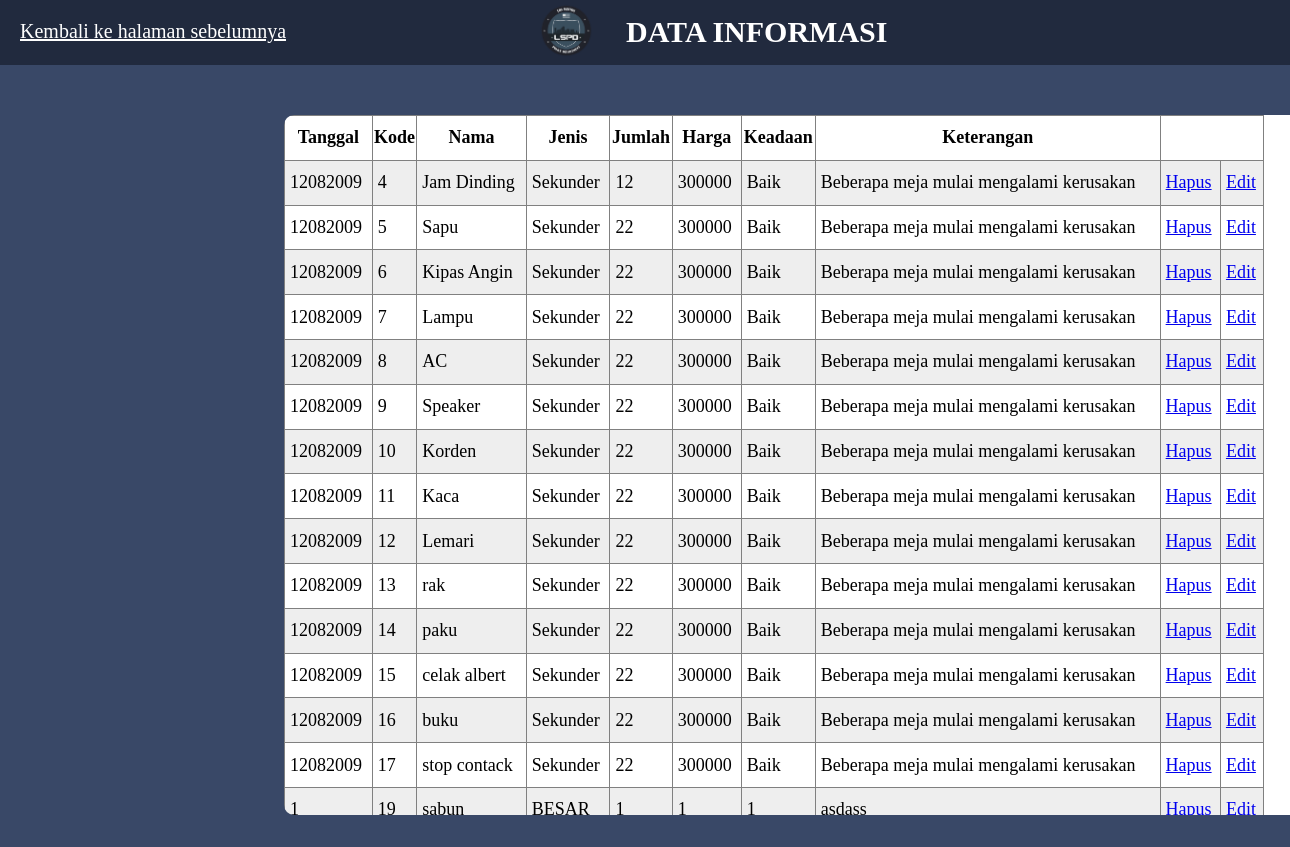
Screenshot of /datainformasi.php with the database file from the repository.
### tables this page shows
CREATE TABLE `data_brg` (
  `tnggl_bln_thn` int(11) NOT NULL,
  `code_brg` int(11) NOT NULL,
  `nama_brg` varchar(255) NOT NULL,
  `jns_brg` varchar(255) NOT NULL,
  `jumlah_brg` int(11) NOT NULL,
  `harga_brg` int(11) NOT NULL,
  `keadaan_brg` varchar(255) NOT NULL,
  `keterangan` text NOT NULL
);

### datainformasi.php (the view, shortened to what this page needs)
<?php
include_once("start.php");
$query = mysqli_query($koneksi, "SELECT * FROM data_brg ");
?>
<!DOCTYPE html>
<html lang="en">
<head>
    <link rel="stylesheet" href="css/informasi.css">
</head>
<body>
    <header>
            <div class="link-header">
                <a href="home.php">Kembali ke halaman sebelumnya</a>
            </div>
            <div class="isi-header">
                <img src="img/logo.png">
                <h2>DATA INFORMASI</h2>
            </div>
    </header>
        <div class="block">
            <table border="1" style="border-collapse: collapse" width="95%">
                <tr>
                    <th>Tanggal</th>
                    <th>Kode</th>
                    <th>Nama</th>
                    <th>Jenis</th>
                    <th>Jumlah</th>
                    <th>Harga</th>
                    <th>Keadaan</th>
                    <th>Keterangan</th>
                </tr>
            <?php
                while($data = mysqli_fetch_array($query)){
                    echo "<tr>";
                    echo "<td>".$data['tnggl_bln_thn']."</td>";
                    echo "<td>".$data['code_brg']."</td>";
                    echo "<td>".$data['nama_brg']."</td>";
                    echo "<td>".$data['jns_brg']."</td>";
                    echo "<td>".$data['jumlah_brg']."</td>";
                    echo "<td>".$data['harga_brg']."</td>";
                    echo "<td>".$data['keadaan_brg']."</td>";
                    echo "<td>".$data['keterangan']."</td>";
                    echo "<td><a href='hapus.php?id=$data[code_brg]'>Hapus</a></td>";
                    echo "<td><a href='edit.php?id=$data[code_brg]'>Edit</a></td>";
                    echo "</tr>";
                }
                ?>
            </table>
        </div>
</body>
</html>

### css/informasi.css (style rules this page uses)
* { box-sizing: border-box; margin: 0; padding: 0; }
body { background: #394867; }
header { background-color: #212A3E; display: flex; width: 100%; height: 65px; }
.link-header { margin-left: 20px; margin-top: 20px; font-size:20px ; }
.link-header a { color: white; }
.isi-header { display: flex; margin-left: 250px; }
.isi-header img { width: 60px; height: 60px; }
.isi-header h2 { color: white; font-size: 30px; font-family: 'poppins'; margin-top: 15px; margin-left: 30px; }
.block { overflow: auto; margin-top: 400px; margin-left: 800px; transform: translate(-50%,-50%); width: 80%; height: 700px; background-color: white; border-radius: 10px; }
.block table tr { height: 2.8rem; font-size: 18px; }
.block table tr:nth-child(even) { background-color: #eee; }
.block table tr td { padding: 5px; }

### rows the page displays
data_brg: tnggl_bln_thn "12082009", code_brg "4", nama_brg "Jam Dinding", jns_brg "Sekunder", jumlah_brg "12", harga_brg "300000", keadaan_brg "Baik", keterangan "Beberapa meja mulai mengalami kerusakan"
data_brg: tnggl_bln_thn "12082009", code_brg "5", nama_brg "Sapu", jns_brg "Sekunder", jumlah_brg "22", harga_brg "300000", keadaan_brg "Baik", keterangan "Beberapa meja mulai mengalami kerusakan"
data_brg: tnggl_bln_thn "12082009", code_brg "6", nama_brg "Kipas Angin", jns_brg "Sekunder", jumlah_brg "22", harga_brg "300000", keadaan_brg "Baik", keterangan "Beberapa meja mulai mengalami kerusakan"
data_brg: tnggl_bln_thn "12082009", code_brg "7", nama_brg "Lampu", jns_brg "Sekunder", jumlah_brg "22", harga_brg "300000", keadaan_brg "Baik", keterangan "Beberapa meja mulai mengalami kerusakan"
data_brg: tnggl_bln_thn "12082009", code_brg "8", nama_brg "AC", jns_brg "Sekunder", jumlah_brg "22", harga_brg "300000", keadaan_brg "Baik", keterangan "Beberapa meja mulai mengalami kerusakan"
data_brg: tnggl_bln_thn "12082009", code_brg "9", nama_brg "Speaker", jns_brg "Sekunder", jumlah_brg "22", harga_brg "300000", keadaan_brg "Baik", keterangan "Beberapa meja mulai mengalami kerusakan"
data_brg: tnggl_bln_thn "12082009", code_brg "10", nama_brg "Korden", jns_brg "Sekunder", jumlah_brg "22", harga_brg "300000", keadaan_brg "Baik", keterangan "Beberapa meja mulai mengalami kerusakan"
data_brg: tnggl_bln_thn "12082009", code_brg "11", nama_brg "Kaca", jns_brg "Sekunder", jumlah_brg "22", harga_brg "300000", keadaan_brg "Baik", keterangan "Beberapa meja mulai mengalami kerusakan"
data_brg: tnggl_bln_thn "12082009", code_brg "12", nama_brg "Lemari", jns_brg "Sekunder", jumlah_brg "22", harga_brg "300000", keadaan_brg "Baik", keterangan "Beberapa meja mulai mengalami kerusakan"
data_brg: tnggl_bln_thn "12082009", code_brg "13", nama_brg "rak", jns_brg "Sekunder", jumlah_brg "22", harga_brg "300000", keadaan_brg "Baik", keterangan "Beberapa meja mulai mengalami kerusakan"
data_brg: tnggl_bln_thn "12082009", code_brg "14", nama_brg "paku", jns_brg "Sekunder", jumlah_brg "22", harga_brg "300000", keadaan_brg "Baik", keterangan "Beberapa meja mulai mengalami kerusakan"
data_brg: tnggl_bln_thn "12082009", code_brg "15", nama_brg "celak albert", jns_brg "Sekunder", jumlah_brg "22", harga_brg "300000", keadaan_brg "Baik", keterangan "Beberapa meja mulai mengalami kerusakan"
data_brg: tnggl_bln_thn "12082009", code_brg "16", nama_brg "buku", jns_brg "Sekunder", jumlah_brg "22", harga_brg "300000", keadaan_brg "Baik", keterangan "Beberapa meja mulai mengalami kerusakan"
data_brg: tnggl_bln_thn "12082009", code_brg "17", nama_brg "stop contack", jns_brg "Sekunder", jumlah_brg "22", harga_brg "300000", keadaan_brg "Baik", keterangan "Beberapa meja mulai mengalami kerusakan"
data_brg: tnggl_bln_thn "1", code_brg "19", nama_brg "sabun", jns_brg "BESAR", jumlah_brg "1", harga_brg "1", keadaan_brg "1", keterangan "asdass"
